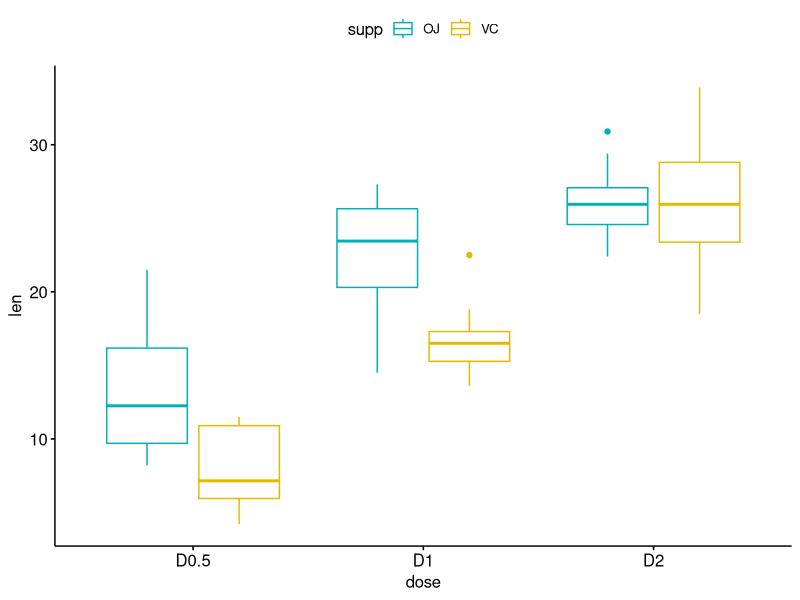
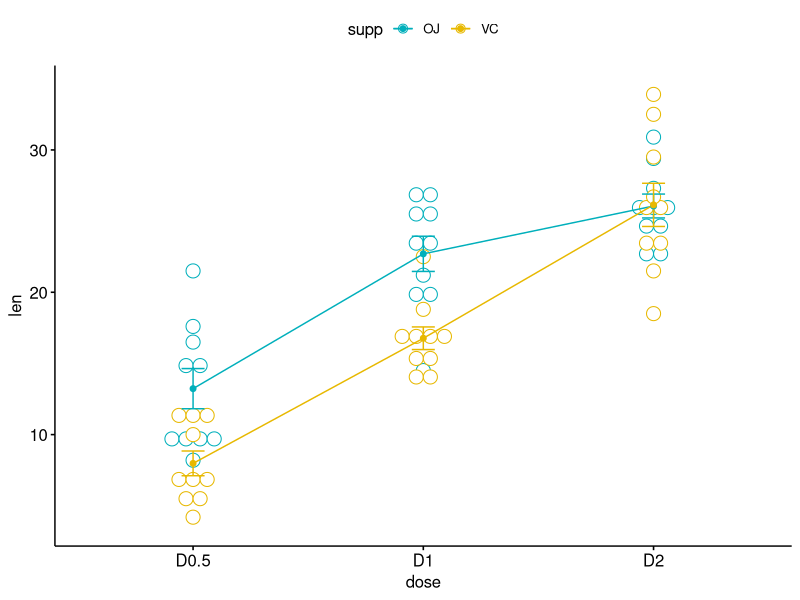
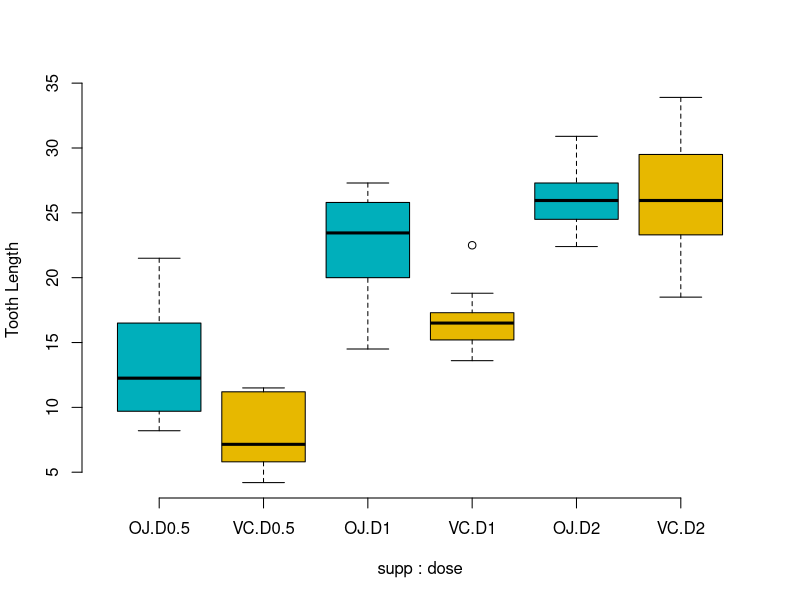
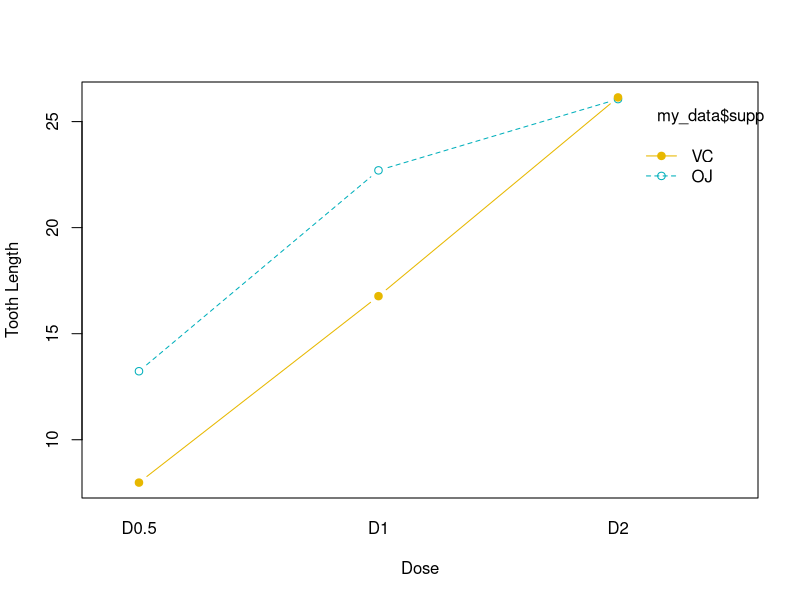
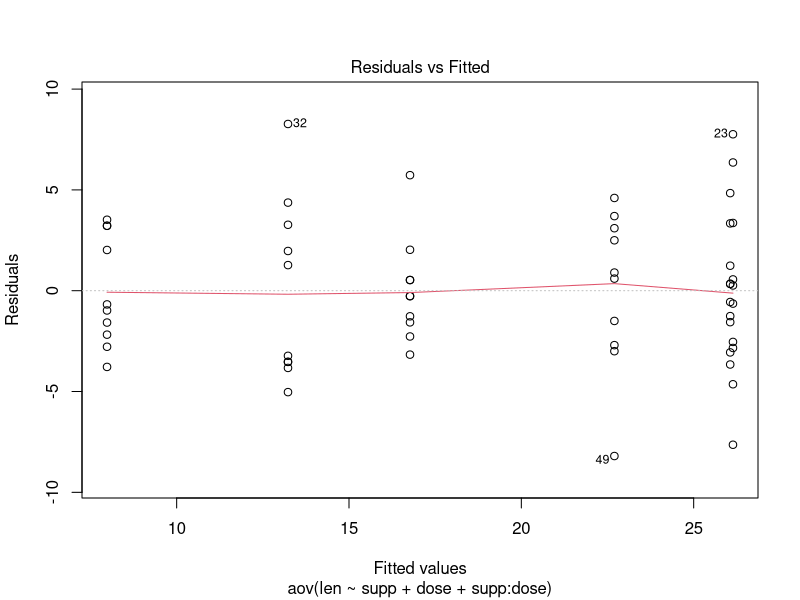
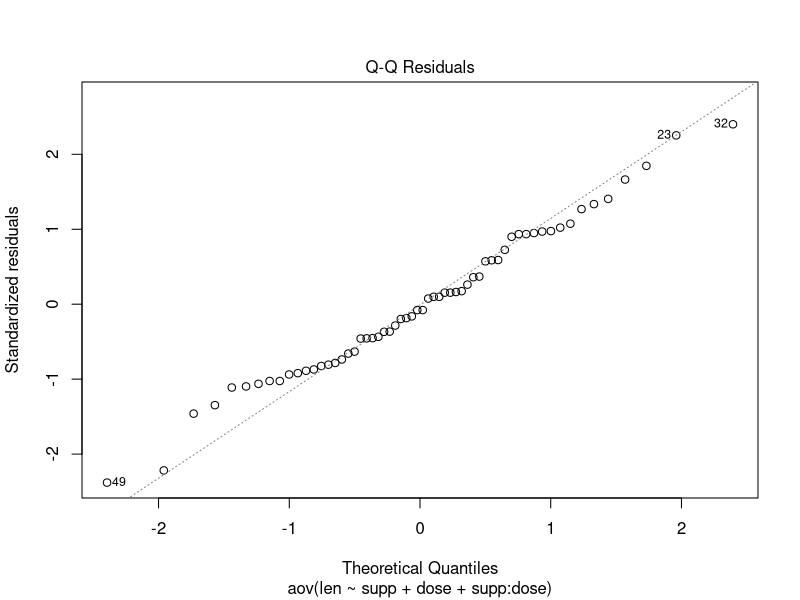

Reproduce these figures in R, in order.
## Import data to R

## If .txt tab file, use this
# my_data <- read.delim(file.choose())
## Or, if .csv file, use this
# my_data <- read.csv(file.choose())


## use the built-in R data set named ToothGrowth. It contains data from a study evaluating 
## the effect of vitamin C on tooth growth in Guinea pigs. The experiment has been performed 
## on 60 pigs, where each animal received one of three dose levels of vitamin C (0.5, 1, and 2 mg/day)
## by one of two delivery methods, (orange juice or ascorbic acid (a form of vitamin C and coded as VC).
## Tooth length was measured and a sample of the data is shown below.

## Store the data in the variable my_data
my_data <- ToothGrowth

## To get an idea of what the data look like, we display a random sample of the data using the function: 
## sample_n()[in dplyr package].
# install.packages("dplyr")

## Show a random sample
set.seed(1234)
dplyr::sample_n(my_data, 10)

## Check the structure
str(my_data)

## Convert dose as a factor and recode the levels as "D0.5", "D1", "D2"
my_data$dose <- factor(my_data$dose, 
                       levels = c(0.5, 1, 2),
                       labels = c("D0.5", "D1", "D2"))

## Display the beginning of the data table
head(my_data)

## Generate frequency table
table(my_data$supp, my_data$dose)


## Visualize the data

## Install for an easy ggplot2-based data visualization
# if(!require(devtools)) install.packages("devtools")
# devtools::install_github("kassambara/ggpubr")


# Box plot with multiple groups
# +++++++++++++++++++++
# Plot tooth length ("len") by groups ("dose")
# Color box plot by a second group: "supp"
library("ggpubr")
ggboxplot(my_data, x = "dose", y = "len", color = "supp",
          palette = c("#00AFBB", "#E7B800"))

# Line plots with multiple groups
# +++++++++++++++++++++++
# Plot tooth length ("len") by groups ("dose")
# Color box plot by a second group: "supp"
# Add error bars: mean_se
# (other values include: mean_sd, mean_ci, median_iqr, ....)
library("ggpubr")
ggline(my_data, x = "dose", y = "len", color = "supp",
       add = c("mean_se", "dotplot"),
       palette = c("#00AFBB", "#E7B800"))


# Box plot with two factor variables
boxplot(len ~ supp * dose, data=my_data, frame = FALSE, 
        col = c("#00AFBB", "#E7B800"), ylab="Tooth Length")

# Two-way interaction plot
interaction.plot(x.factor = my_data$dose, trace.factor = my_data$supp, 
                 response = my_data$len, fun = mean, 
                 type = "b", legend = TRUE, 
                 xlab = "Dose", ylab="Tooth Length",
                 pch=c(1,19), col = c("#00AFBB", "#E7B800"))

# Arguments used for the function interaction.plot():
# x.factor: the factor to be plotted on x axis.
# trace.factor: the factor to be plotted as lines
# response: a numeric variable giving the response
# type: the type of plot. Allowed values include p (for point only), 
# l (for line only) and b (for both point and line).


### Compute two-way ANOVA test
res.aov2 <- aov(len ~ supp + dose, data = my_data)
summary(res.aov2)

# Two-way ANOVA with interaction effect
# These two calls are equivalent
res.aov3 <- aov(len ~ supp * dose, data = my_data)
res.aov3 <- aov(len ~ supp + dose + supp:dose, data = my_data)
summary(res.aov3)


### Interpret the results
# From the ANOVA results, you can conclude the following, based on the p-values 
# and a significance level of 0.05:
#
## the p-value of supp is 0.000429 (significant), which indicates that the levels of supp 
## are associated with significant different tooth length.
## the p-value of dose is < 2e-16 (significant), which indicates that the levels of dose 
## are associated with significant different tooth length.
## the p-value for the interaction between supp*dose is 0.02 (significant), which indicates
## that the relationships between dose and tooth length depends on the supp method.


## Compute some summary statistics
require("dplyr")
group_by(my_data, supp, dose) %>%
  summarise(
    count = n(),
    mean = mean(len, na.rm = TRUE),
    sd = sd(len, na.rm = TRUE)
  )

## It’s also possible to use the function model.tables() as follow:
model.tables(res.aov3, type="means", se = TRUE)

### Multiple pairwise-comparison between the means of groups
# In ANOVA test, a significant p-value indicates that some of the group means are different,
# but we don’t know which pairs of groups are different.
# It’s possible to perform multiple pairwise-comparison, to determine if the mean difference 
# between specific pairs of group are statistically significant.

# Tukey multiple pairwise-comparisons
TukeyHSD(res.aov3, which = "dose")
# diff: difference between means of the two groups
# lwr, upr: the lower and the upper end point of the confidence interval at 95% (default)
# p adj: p-value after adjustment for the multiple comparisons.


### Pairwise t-test
# The function pairwise.t.test() can be also used to calculate pairwise comparisons between 
# group levels with corrections for multiple testing.
pairwise.t.test(my_data$len, my_data$dose,
                p.adjust.method = "BH")

### Check the homogeneity of variance assumption
# The residuals versus fits plot is used to check the homogeneity of variances. 
# In the plot below, there is no evident relationships between residuals and fitted values 
# (the mean of each groups), which is good. So, we can assume the homogeneity of variances.

# 1. Homogeneity of variances
plot(res.aov3, 1)

# 2. Normality
plot(res.aov3, 2)

# Extract the residuals
aov_residuals <- residuals(object = res.aov3)
# Run Shapiro-Wilk test
shapiro.test(x = aov_residuals )

# The conclusion above, is supported by the Shapiro-Wilk test on the 
# ANOVA residuals (W = 0.98, p = 0.5) which finds no indication that normality is violated.


